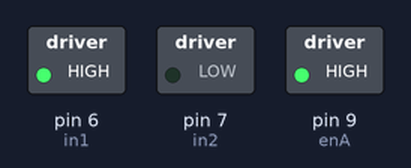
Recording of a sketch running on a simulated Arduino Uno, built with avr-gcc and run on an emulated ATmega328P. On the bench: switched loads named in the sketch (green lamp = pin HIGH).

Above: at 0.1 s.
Timing chart, 0 to 1.6 s (numbered marks = the images above):
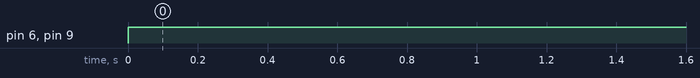

Measured:
- by itself, pin 6 (in1), pin 9 (enA): LOW → HIGH at 0.00 s

The sketch:

motor_switch_direction.ino
```cpp
#define enA 9
#define in1 6
#define in2 7


int state = 0;

void setup() {
  // put your setup code here, to run once:
Serial.begin(9600);
 pinMode(enA, OUTPUT);
  pinMode(in1, OUTPUT);
  pinMode(in2, OUTPUT);
}

void loop() {
  // put your main code here, to run repeatedly:

    analogWrite(enA, 255);


    digitalWrite(in1, HIGH);
    digitalWrite(in2, LOW);
  }
```
